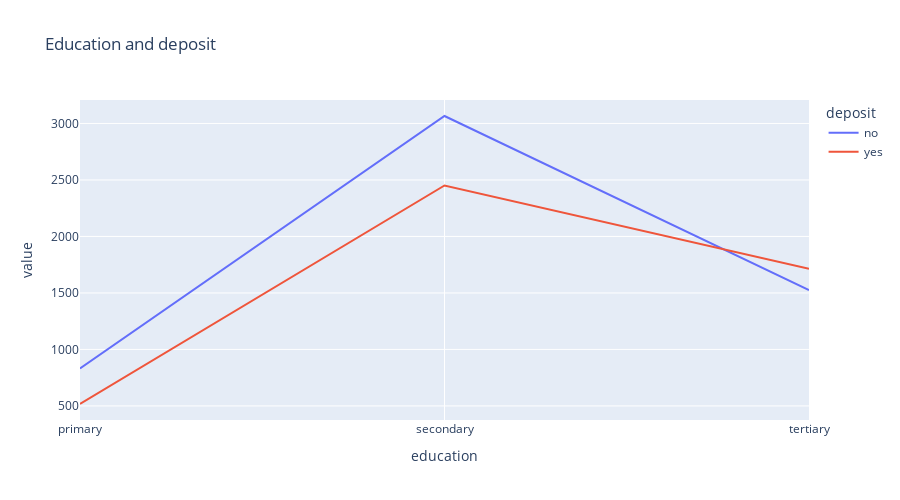

The code cell stored with this chart in its notebook:
### Code cell
# постройте визуализации для открывших и неоткрывших депозит в зависимости от образования
education_grouped = df.groupby('education')['deposit'].value_counts().unstack()
fig = px.line(
    data_frame=education_grouped,
    height=500, 
    width=900,
    title='Education and deposit'
)
fig.show()

### Figure 1 — Plotly figure (JSON) as saved in the notebook; plotly's stock layout.template omitted (floating-point values rounded to 4 significant figures)
{"data": [{"hovertemplate": "deposit=no<br>education=%{x}<br>value=%{y}<extra></extra>", "legendgroup": "no", "line": {"color": "#636efa", "dash": "solid"}, "marker": {"symbol": "circle"}, "mode": "lines", "name": "no", "orientation": "v", "showlegend": true, "type": "scatter", "x": ["primary", "secondary", "tertiary"], "xaxis": "x", "y": [832, 3066, 1526], "yaxis": "y"}, {"hovertemplate": "deposit=yes<br>education=%{x}<br>value=%{y}<extra></extra>", "legendgroup": "yes", "line": {"color": "#EF553B", "dash": "solid"}, "marker": {"symbol": "circle"}, "mode": "lines", "name": "yes", "orientation": "v", "showlegend": true, "type": "scatter", "x": ["primary", "secondary", "tertiary"], "xaxis": "x", "y": [517, 2451, 1713], "yaxis": "y"}], "layout": {"height": 500, "legend": {"title": {"text": "deposit"}, "tracegroupgap": 0}, "title": {"text": "Education and deposit"}, "width": 900, "xaxis": {"anchor": "y", "domain": [0, 1], "title": {"text": "education"}}, "yaxis": {"anchor": "x", "domain": [0, 1], "title": {"text": "value"}}}}
